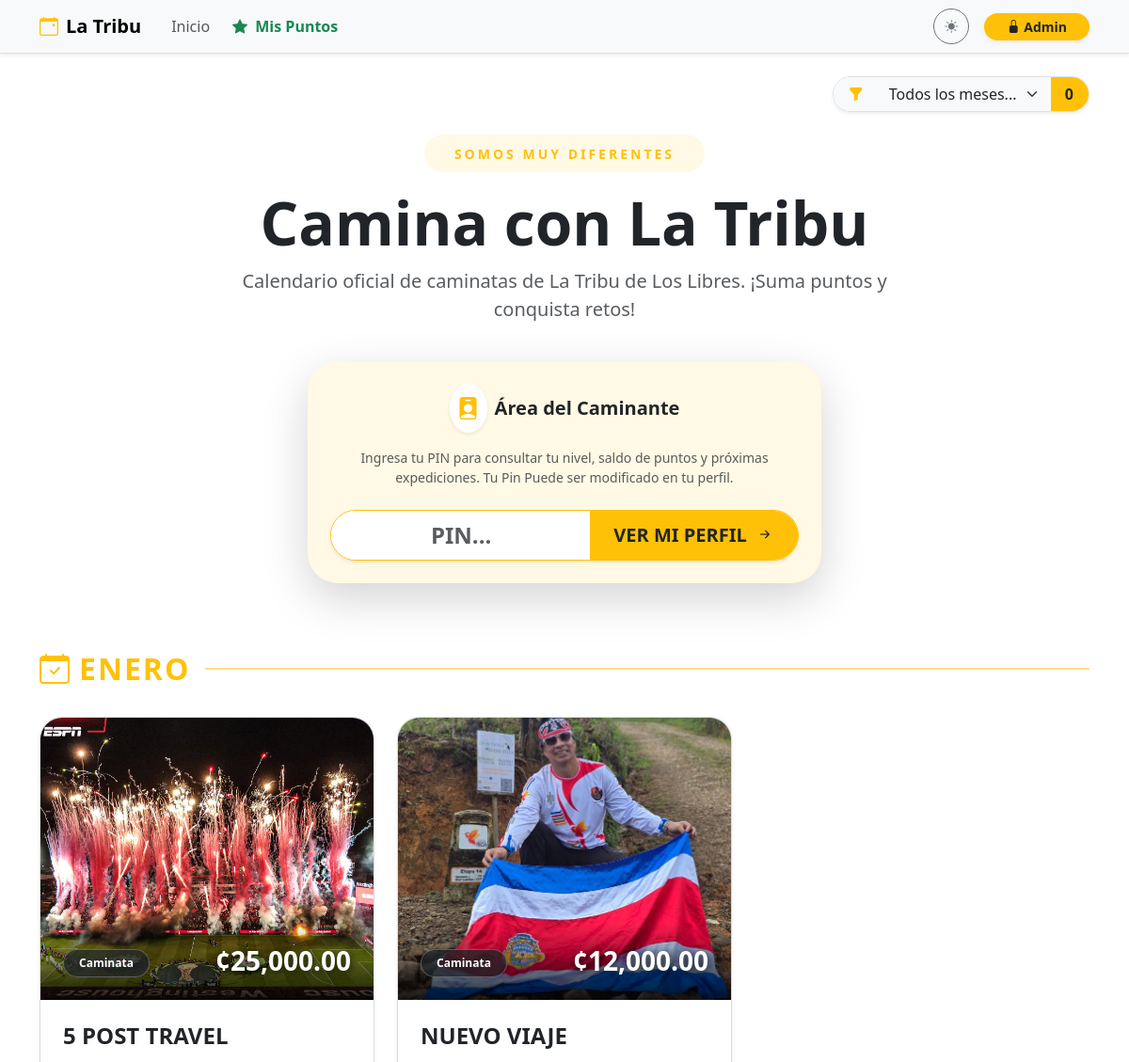
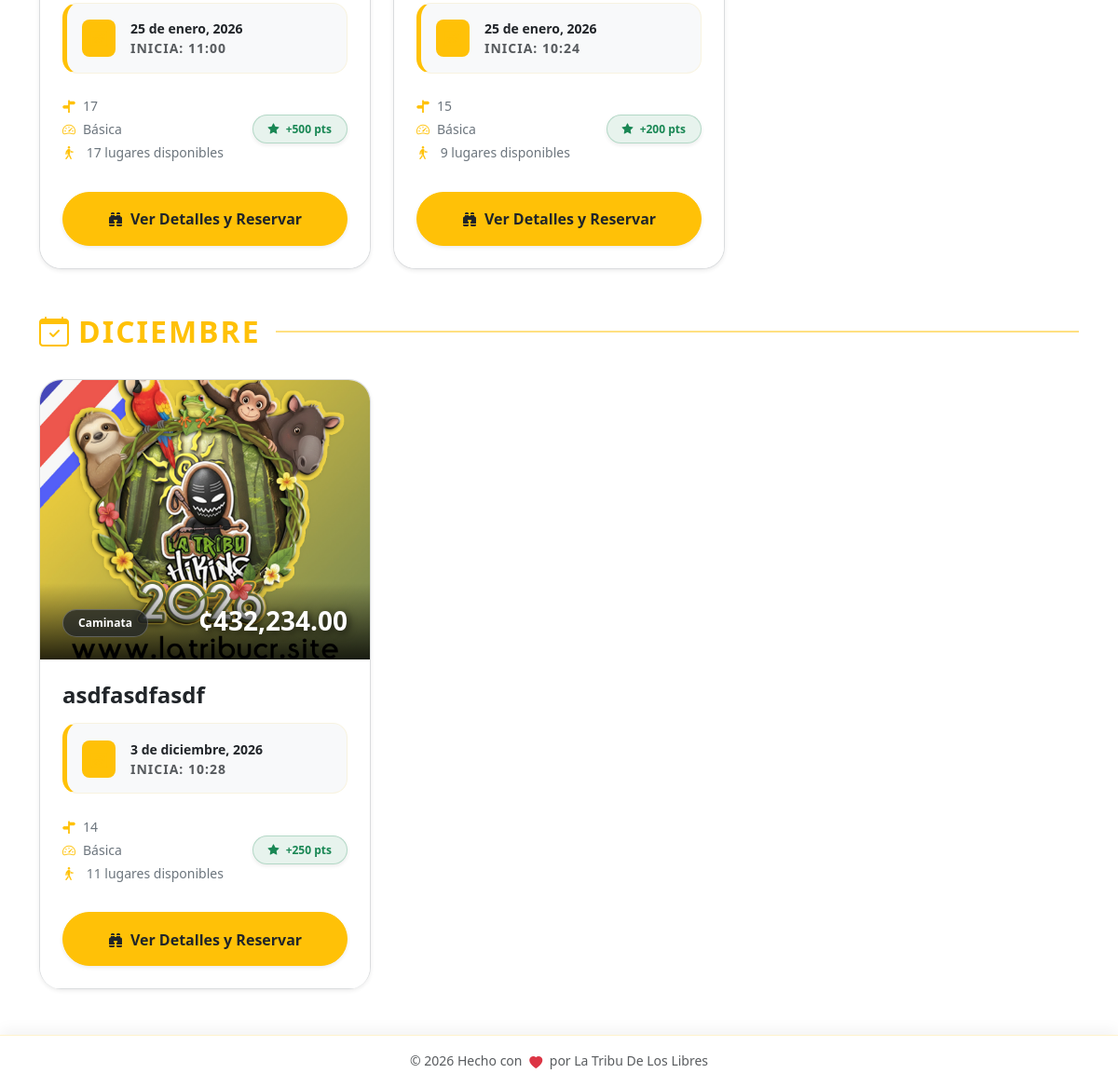
The page / on the database its author committed (2 pictures, top to bottom).
### db.py (models this page shows)
class Event(db.Model):
    __tablename__ = 'event'
    id = db.Column(db.Integer, primary_key=True)
    title = db.Column(db.String(100), nullable=False)
    flyer = db.Column(db.String(120)) # Nombre del archivo de imagen física
    currency = db.Column(db.String(5), default='¢')
    price = db.Column(db.Float, nullable=False)
    reservation_fee = db.Column(db.String(50)) # Texto descriptivo ej: "5000 colones"
    points_reward = db.Column(db.Integer, default=10) # Puntos base que otorga el evento
    activity_type = db.Column(db.String(50)) # Caminata, Camping, Taller, etc.
    difficulty = db.Column(db.String(50))
    distance = db.Column(db.String(50))
    duration_days = db.Column(db.Integer, default=1)
    event_date = db.Column(db.Date, nullable=False)
    end_date = db.Column(db.Date) # Para expediciones de varios días
    departure_point = db.Column(db.String(150))
    departure_time = db.Column(db.String(20))
    pickup_point = db.Column(db.String(200))
    capacity = db.Column(db.Integer, default=0)
    description = db.Column(db.Text)
    status = db.Column(db.String(20), default='Activa') # Activa, Suspendido, Se Traslado, Oculto
    moved_date = db.Column(db.Date) # Nueva fecha en caso de reprogramación
    bookings = db.relationship('Booking', backref='event', lazy=True, cascade="all, delete-orphan")

### rutas.py (the view)
@main_bp.route('/')
def home():
    search_month = request.args.get('search_month', type=int)
    today = (datetime.now(timezone.utc).replace(tzinfo=None) - timedelta(hours=6)).date()
    query = Event.query
    if search_month:
        query = query.filter(extract('month', Event.event_date) == search_month)
    if not (current_user.is_authenticated and current_user.is_superuser):
        query = query.filter(Event.event_date >= today)
    events = query.order_by(Event.event_date.asc()).all()
    return render_template('home.html', events=events)

### app.py (called while the page is built)
@app.before_request
def force_https():
    if request.headers.get('X-Forwarded-Proto') == 'http':
        url = request.url.replace('http://', 'https://', 1)
        return redirect(url, code=301)

### rutas.py (called while the page is built)
def get_config(key, default_val=""):
    try:
        conf = SystemConfig.query.filter_by(key=key).first()
        return conf.value if conf else default_val
    except:
        return default_val

### templates/home.html (shortened to what this page needs)
{% extends "base.html" %}
{% block content %}
{% set meses = ['', 'enero', 'febrero', 'marzo', 'abril', 'mayo', 'junio', 'julio', 'agosto', 'septiembre', 'octubre', 'noviembre', 'diciembre'] %}
<div class="row align-items-center mb-4 animate__animated animate__fadeIn">
    <div class="col-lg-12 text-center">
        <div class="d-inline-block p-2 bg-warning bg-opacity-10 rounded-pill mb-3">
            <span class="text-warning fw-bold small px-4 text-uppercase" style="letter-spacing: 3px;">Somos muy Diferentes</span>
        </div>
        <h1 class="display-3 fw-bold mb-0">Camina con La Tribu</h1>
        <p class="lead text-muted mt-2 mx-auto" style="max-width: 700px;">
            Calendario oficial de caminatas de La Tribu de Los Libres. ¡Suma puntos y conquista retos!
        </p>
    </div>
</div>
<div class="row justify-content-center mb-5 animate__animated animate__fadeInUp" style="animation-delay: 0.2s;">
    <div class="col-md-8 col-lg-6">
        <div class="card border-0 shadow-lg rounded-5 overflow-hidden position-relative">
            <div class="position-absolute top-0 start-0 w-100 h-100 bg-warning bg-opacity-10" style="z-index: 0;"></div>
            <div class="card-body p-4 text-center position-relative" style="z-index: 1;">
                <div class="d-flex justify-content-center align-items-center mb-3">
                    <div class="bg-white p-2 rounded-circle shadow-sm me-2 text-warning">
                        <i class="bi bi-person-badge-fill fs-4"></i>
                    </div>
                    <h5 class="fw-bold mb-0 text-dark">Área del Caminante</h5>
                </div>
                <p class="text-muted small mb-4">
                    Ingresa tu PIN para consultar tu nivel, saldo de puntos y próximas expediciones. Tu Pin Puede ser modificado en tu perfil.
                </p>
                <div class="input-group input-group-lg shadow-sm rounded-pill overflow-hidden border border-warning bg-white">
                    <input type="text" id="quickPinInput" class="form-control border-0 text-center fw-bold text-primary fs-4" placeholder="PIN..." maxlength="6">
                    <button class="btn btn-warning fw-bold text-dark px-4 transition-hover" type="button" onclick="goToProfileQuick()">
                        <span class="ver-text">VER </span>MI PERFIL <i class="bi bi-arrow-right-short ms-1"></i>
                    </button>
                </div>
            </div>
        </div>
    </div>
</div>
<div class="row g-4">
    {% if events %}
        {% set last_month = namespace(value=none) %}
        {% for event in events %}
            {% if last_month.value != event.event_date.month %}
                <div class="col-12 mt-5 mb-2 animate__animated animate__fadeIn">
                    <div class="d-flex align-items-center gap-3">
                        <h2 class="fw-bold text-warning mb-0 text-uppercase" style="letter-spacing: 2px;">
                            <i class="bi bi-calendar-check me-2"></i>{{ meses[event.event_date.month] }}
                        </h2>
                        <div class="flex-grow-1">
                            <hr class="border-warning border-2 opacity-50 my-0">
                        </div>
                    </div>
                </div>
                {% set last_month.value = event.event_date.month %}
            {% endif %}
            {% set ocupados = event.bookings | selectattr("status", "equalto", "Activo") | list | length %}
            {% set disponibles = event.capacity - ocupados %}
            {% set es_pasado = event.event_date < now.date() %}
            <div class="col-md-6 col-lg-4">
                <div class="card h-100 shadow-sm border border-secondary border-opacity-25 overflow-hidden position-relative adventure-card animate__animated animate__fadeInUp" style="animation-delay: {{ loop.index0 * 0.1 }}s">
                    <div class="card-img-container" style="height: 300px; background: var(--bs-tertiary-bg); position: relative; overflow: hidden;">
                        {% if event.flyer %}
                            <img src="{{ url_for('static', filename='uploads/flyers/' + event.flyer) }}"
                                 class="card-img-top w-100 h-100 flyer-zoom"
                                 style="object-fit: cover; cursor: pointer;"
                                 alt="{{ event.title }}"
                                 onclick="showFullImage(this.src, this.alt)">
                        {% else %}
                            <div class="w-100 h-100 d-flex flex-column align-items-center justify-content-center text-muted">
                                <i class="bi bi-image display-1 opacity-10"></i>
                                <small class="fw-bold opacity-25">Flyer pendiente</small>
                            </div>
                        {% endif %}
                        <div class="price-overlay position-absolute bottom-0 start-0 w-100 p-4 d-flex justify-content-between align-items-end" style="background: linear-gradient(transparent, rgba(0,0,0,0.8)); pointer-events: none;">
                            <span class="badge bg-dark bg-opacity-75 text-white px-3 py-2 rounded-pill small border border-white border-opacity-25">{{ event.activity_type }}</span>
                            <div class="price-tag">
                                <span class="h3 fw-bold mb-0 text-white shadow-text">{{ event.currency }}{{ "{:,.2f}".format(event.price) }}</span>
                            </div>
                        </div>
                    </div>
                    <div class="card-body p-4">
                        <h4 class="card-title fw-bold mb-3 text-truncate-2 title-link">{{ event.title }}</h4>
                        <div class="mb-4 p-3 bg-body-tertiary rounded-4 small border border-warning border-opacity-10 ticket-date">
                            <div class="d-flex align-items-center">
                                <div class="bg-warning bg-opacity-20 p-2 rounded-3 me-3 text-warning">
                                    <i class="bi bi-calendar3 h5 mb-0"></i>
                                </div>
                                <div>
                                    <div class="fw-bold text-body">
                                        {% if event.duration_days > 1 %}
                                            Del {{ event.event_date.day }} al {{ event.end_date.day }} de {{ meses[event.end_date.month] }}
                                        {% else %}
                                            {{ event.event_date.day }} de {{ meses[event.event_date.month] }}, {{ event.event_date.year }}
                                        {% endif %}
                                    </div>
                                    <div class="x-small text-muted text-uppercase fw-bold" style="letter-spacing: 1px;">Inicia: {{ event.departure_time }}</div>
                                </div>
                            </div>
                        </div>
                        <div class="d-flex justify-content-between align-items-center mb-2">
                            <div class="d-flex flex-column gap-1 small text-secondary fw-medium card-meta-data">
                                <div><i class="bi bi-signpost-split-fill me-2 text-warning"></i>{{ event.distance or 'Por definir' }}</div>
                                <div><i class="bi bi-speedometer2 me-2 text-warning"></i>{{ event.difficulty }}</div>
                                <div class="{{ 'text-danger fw-bold animate__animated animate__pulse animate__infinite' if disponibles <= 5 else '' }}">
                                    <i class="bi bi-person-walking me-2 text-warning"></i>
                                    {% if disponibles > 0 %}
                                        {{ disponibles }} lugares disponibles
                                    {% else %}
                                        <span class="badge bg-danger">AGOTADO</span>
                                    {% endif %}
                                </div>
                            </div>
                            <div class="text-end">
                                <span class="badge bg-success bg-opacity-10 text-success border border-success border-opacity-25 rounded-pill px-3 py-2 fw-bold shadow-sm points-badge" title="Recompensa por completar">
                                    <i class="bi bi-star-fill me-1"></i> +{{ event.points_reward or 10 }} pts
                                </span>
                            </div>
                        </div>
                    </div>
                    <div class="card-footer bg-body border-0 p-4 pt-0">
                        {% if es_pasado %}
                             <button class="btn btn-secondary rounded-pill fw-bold py-3 w-100 disabled" disabled>Evento Finalizado</button>
                        {% elif disponibles > 0 %}
                            <button class="btn btn-warning rounded-pill fw-bold py-3 shadow-sm w-100 text-dark transition-all btn-main-reserve" data-bs-toggle="modal" data-bs-target="#detailsModal{{ event.id }}">
                                <i class="bi bi-binoculars-fill me-2"></i>Ver Detalles y Reservar
                            </button>
                        {% else %}
                            <button class="btn btn-secondary rounded-pill fw-bold py-3 w-100 disabled" disabled>Cupos Agotados</button>
                        {% endif %}
                    </div>
                </div>
            </div>
        {% endfor %}
    {% endif %}
</div>
<link rel="stylesheet" href="https://cdnjs.cloudflare.com/ajax/libs/animate.css/4.1.1/animate.min.css"/>
{% endblock %}

### templates/base.html (style rules this page uses)
body { padding-bottom: 80px; min-height: 100vh; display: flex; flex-direction: column; transition: background-color 0.3s ease, color 0.3s ease; }
.nav-link, .btn { transition: all 0.2s ease-in-out; }

### templates/home.html (style rules this page uses)
.adventure-card { transition: all 0.4s cubic-bezier(0.175, 0.885, 0.32, 1.275); border-radius: 1.5rem !important; background: #ffffff; }
.flyer-zoom { transition: transform 0.8s ease; }
.shadow-text { text-shadow: 2px 2px 8px rgba(0,0,0,0.8); }
.ticket-date { border-left: 5px solid #ffc107 !important; }
.text-truncate-2 { display: -webkit-box; -webkit-line-clamp: 2; -webkit-box-orient: vertical; overflow: hidden; }

### rows shown on the page
Event: event_date "ENERO", flyer (picture), title "5 POST TRAVEL", event_date.day "25", event_date "enero", event_date.year "2026", departure_time "11:00", distance "17", difficulty "Básica", disponibles "17", points_reward "500"
Event: flyer (picture), title "NUEVO VIAJE", event_date.day "25", event_date "enero", event_date.year "2026", departure_time "10:24", distance "15", difficulty "Básica", disponibles "9", points_reward "200"
Event: event_date "DICIEMBRE", flyer (picture), title "asdfasdfasdf", event_date.day "3", event_date "diciembre", event_date.year "2026", departure_time "10:28", distance "14", difficulty "Básica", disponibles "11", points_reward "250"

### other values the page prints
{{ month_activity_count|default(0) }} "0"
